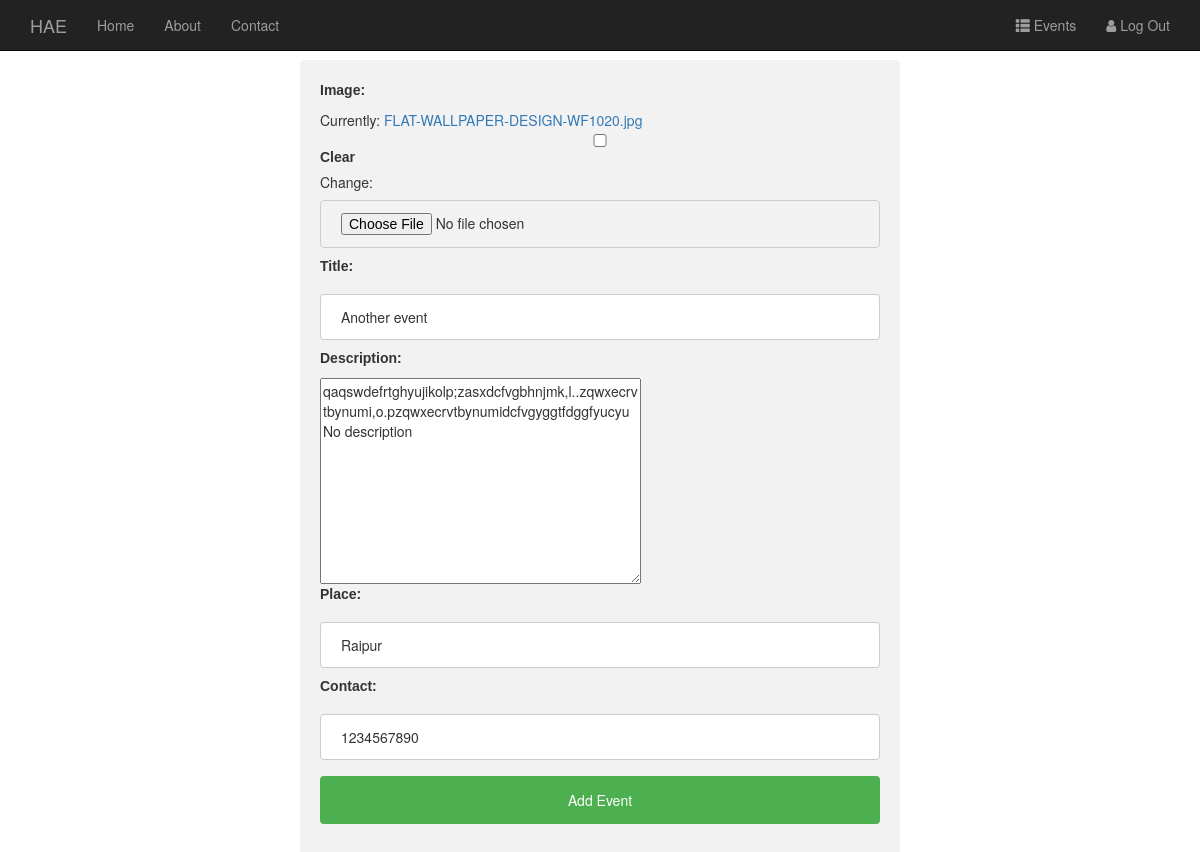
The page /ngo/update/8/ on the database its author committed.
### Ngo/models.py (models this page shows)
class Event(models.Model):
    user = models.ForeignKey(User, on_delete=models.CASCADE)
    image = models.FileField(null=True, blank=True)
    title = models.CharField(max_length=50)
    description = models.TextField(max_length=1000, default='No description')
    place = models.CharField(max_length=50, default='Raipur')
    contact = models.IntegerField(max_length=10)
    users = models.CharField(max_length=1000, blank=True)
    def __str__(self):
        return str(self.title)

### Ngo/views.py (the view)
# urls.py: url(r'^update/(?P<event_id>[0-9]+)/$', update_event, name='event-update'),
def update_event(request, event_id):
    event = Event.objects.get(id=event_id)
    print(event)
    event_form = EventForm(instance=event, initial={'title': event.title})
    if request.method == 'POST':
        event_form.save()
        return redirect('/ngo/profile/')
    return render(request, 'update_event.html', {'event_form': event_form,
                                                 'event': event})

### Ngo/forms.py
class EventForm(forms.ModelForm):
    class Meta:
        model = Event
        fields = ['image', 'title', 'description', 'place', 'contact']

### Ngo/templates/update_event.html (shortened to what this page needs)
{% load staticfiles %}
    <link rel="stylesheet" href="http://maxcdn.bootstrapcdn.com/font-awesome/4.4.0/css/font-awesome.min.css">
<link rel="stylesheet" href="https://maxcdn.bootstrapcdn.com/bootstrap/3.3.7/css/bootstrap.min.css">
<nav class="navbar navbar-inverse navbar-fixed-top">
  <div class="container">
    <div class="navbar-header">
      <a class="navbar-brand" href="">HAE</a>
    </div>
    <div class="collapse navbar-collapse" id="bs-example-navbar-collapse-1">
      <ul class="nav navbar-nav">
        <li class=""><a href="{% url 'home' %}">Home</a></li>
        <li><a href="">About</a></li>
        <li><a href="">Contact</a></li>
        </ul>
      <ul class="nav navbar-nav navbar-right">
          <li><a href="{% url 'Ngo:ngopro' %}"><i class="glyphicon glyphicon-th-list" aria-hidden="true"></i>
        Events</a></li>
          <li><a href="{% url 'logout' %}"><i class="fa fa-user" aria-hidden="true"></i>
        Log Out</a></li>
      </ul>
    </div>
  </div>
</nav>
<div id="box" class="effect">
<form method="post">
    {% for field in event_form %}
    <div>
    <label class="labels" style="text-align: center">{{ field.label_tag }}</label>
    <div class="fields">
        {{ field }}
    </div>
    </div>
    {% endfor %}
    <div class="text-center"><button type="submit" class="input-btn">Add Event</button></div>
</form>
</div>

### Ngo/templates/update_event.html (style rules this page uses)
input, select { width: 100%; padding: 12px 20px; margin: 8px 0; display: inline-block; border: 1px solid #ccc; border-radius: 4px; box-sizing: border-box; }
#box { border-radius: 5px; background-color: #f2f2f2; padding: 20px; width: 50%; margin: 0 auto; }
.input-btn { width: 100%; background-color: #4CAF50; color: white; padding: 14px 20px; margin: 8px 0; border: none; border-radius: 4px; cursor: pointer; }
label { font-family: "Comic Sans MS", cursive, sans-serif; }

### rows shown on the page
Event: event_form "Another event" "qaqswdefrtghyujikolp;zasxdcfvgbhnjmk,l..zqwxecrvtbynumi,o.pzqwxecrvtbynumidcfvgyggtfdggfyucyuNo description" "Raipur" "1234567890"

### other values the page prints
{{ field.label_tag }} "Image:" "Title:" "Description:" "Place:" "Contact:"
